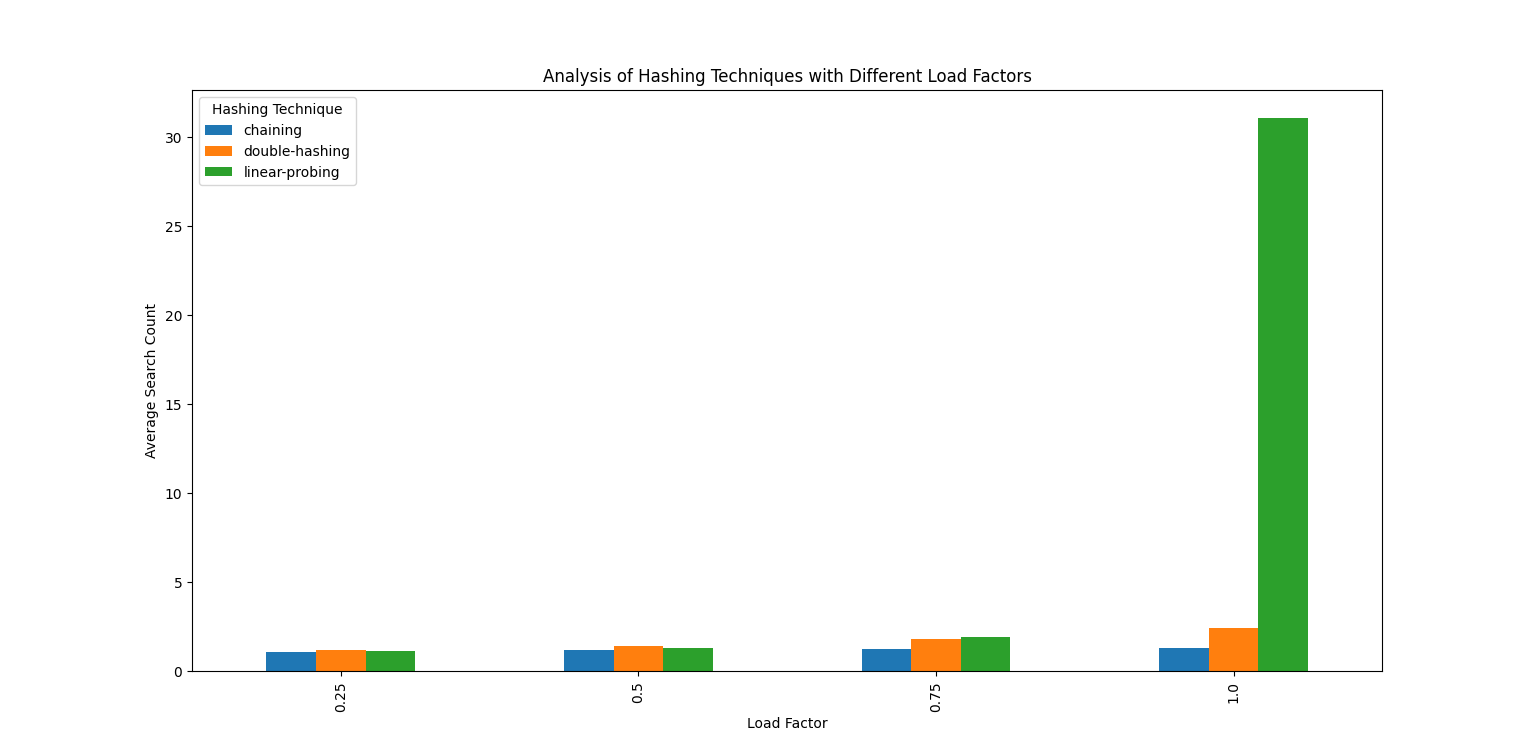

The Python source for this figure:
import pandas as pd
import numpy as np
import matplotlib.pyplot as plt

# Read the CSV file into a pandas DataFrame
df = pd.read_csv('Hashing.csv')

# Group the data by load factor and hashing type
grouped = df.groupby(['Load-Factor', 'Hashing-type'])

# Calculate the mean search count for each group
result = grouped['Search-count'].mean().reset_index()

# Create a pivot table to separate hashing techniques
pivot_table = result.pivot_table(index='Load-Factor', columns='Hashing-type', values='Search-count')

# Create a bar plot for different hashing techniques and load factors
pivot_table.plot(kind='bar', figsize=(10, 6))

# Set plot labels and title
plt.xlabel('Load Factor')
plt.ylabel('Average Search Count')
plt.title('Analysis of Hashing Techniques with Different Load Factors')

# Show the plot
plt.legend(title='Hashing Technique')

# Show the plot
plt.show()
